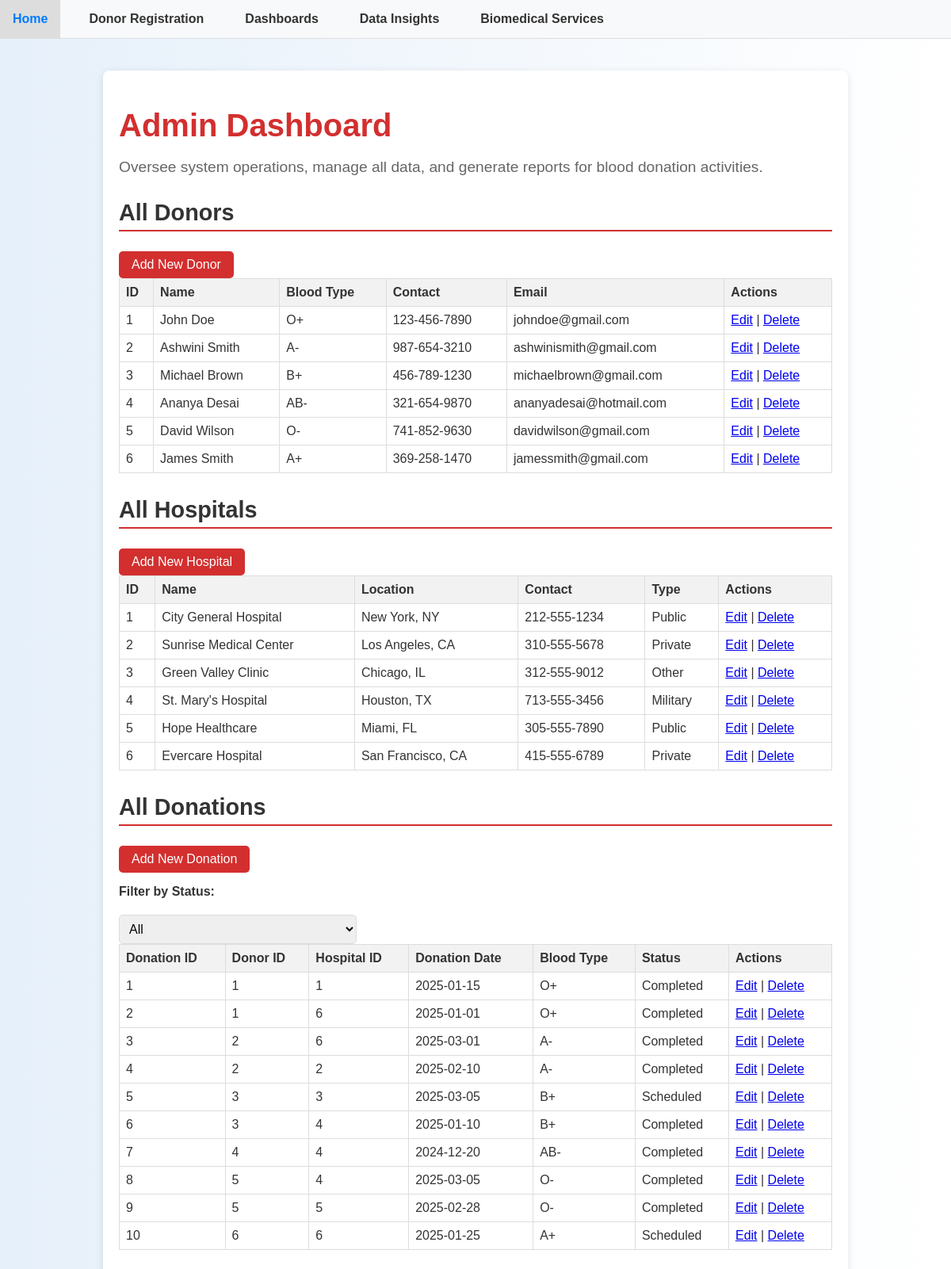
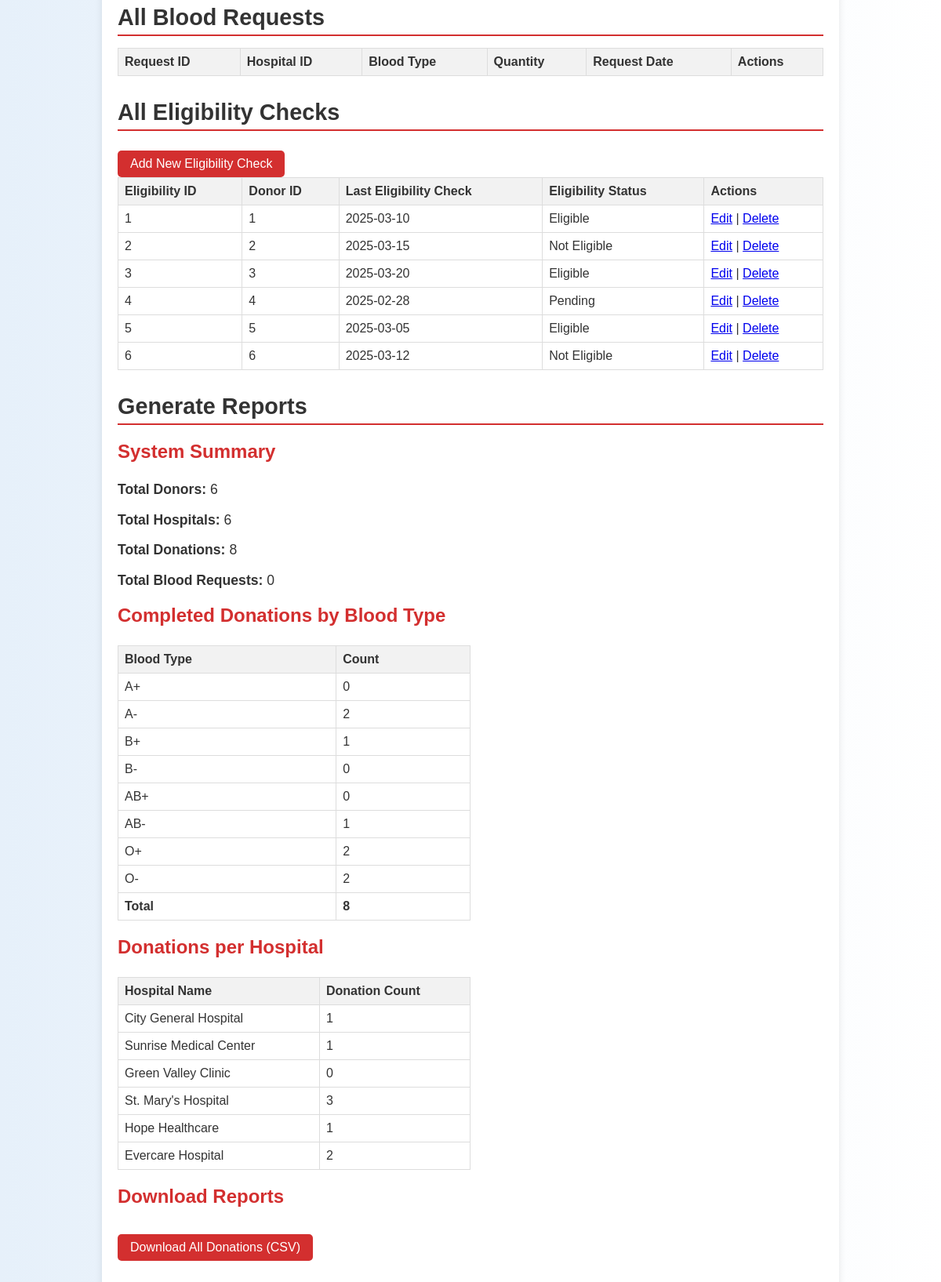
/admin, run on an earlier commit of the app's database (2 pictures, top to bottom).
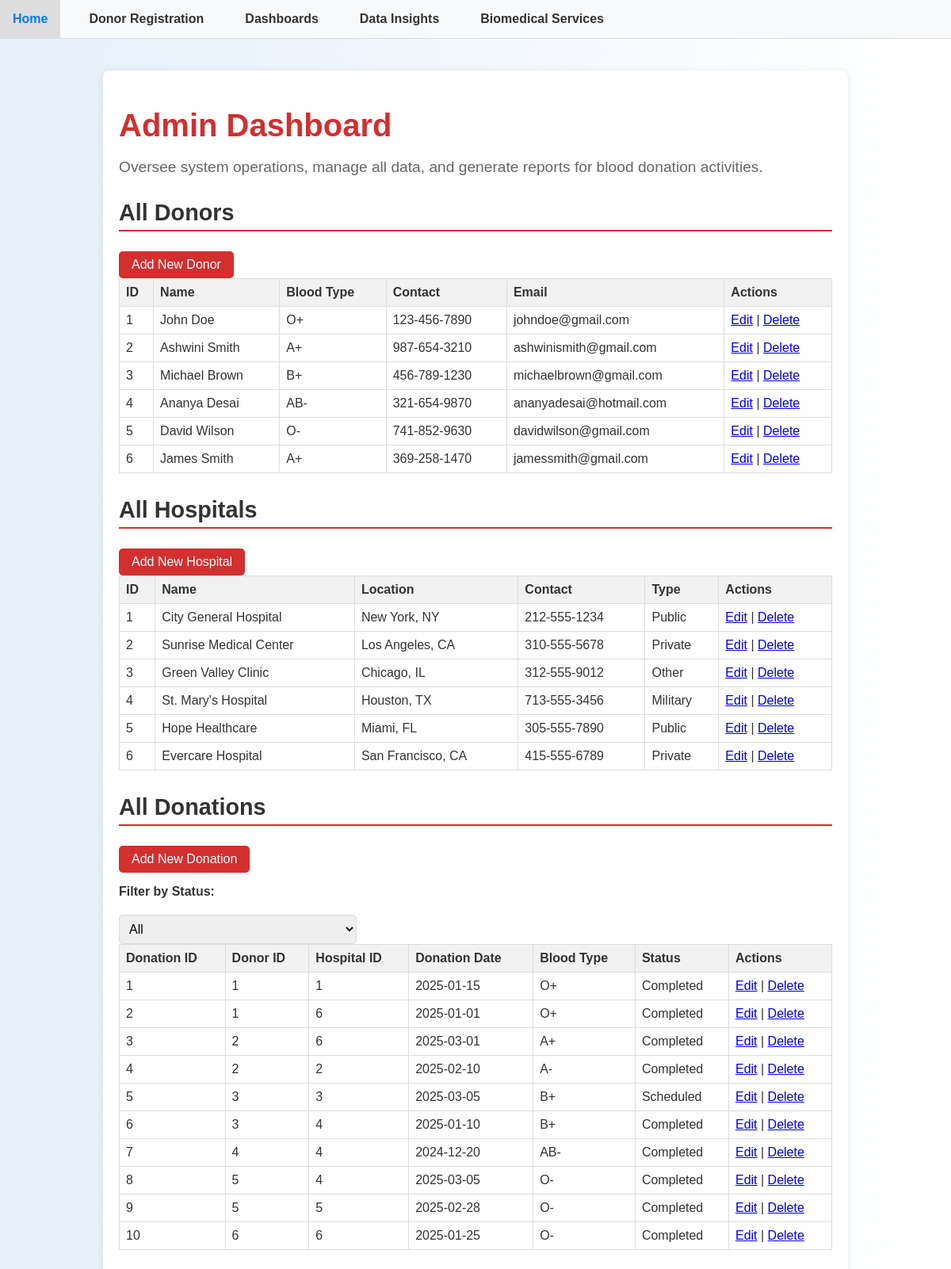
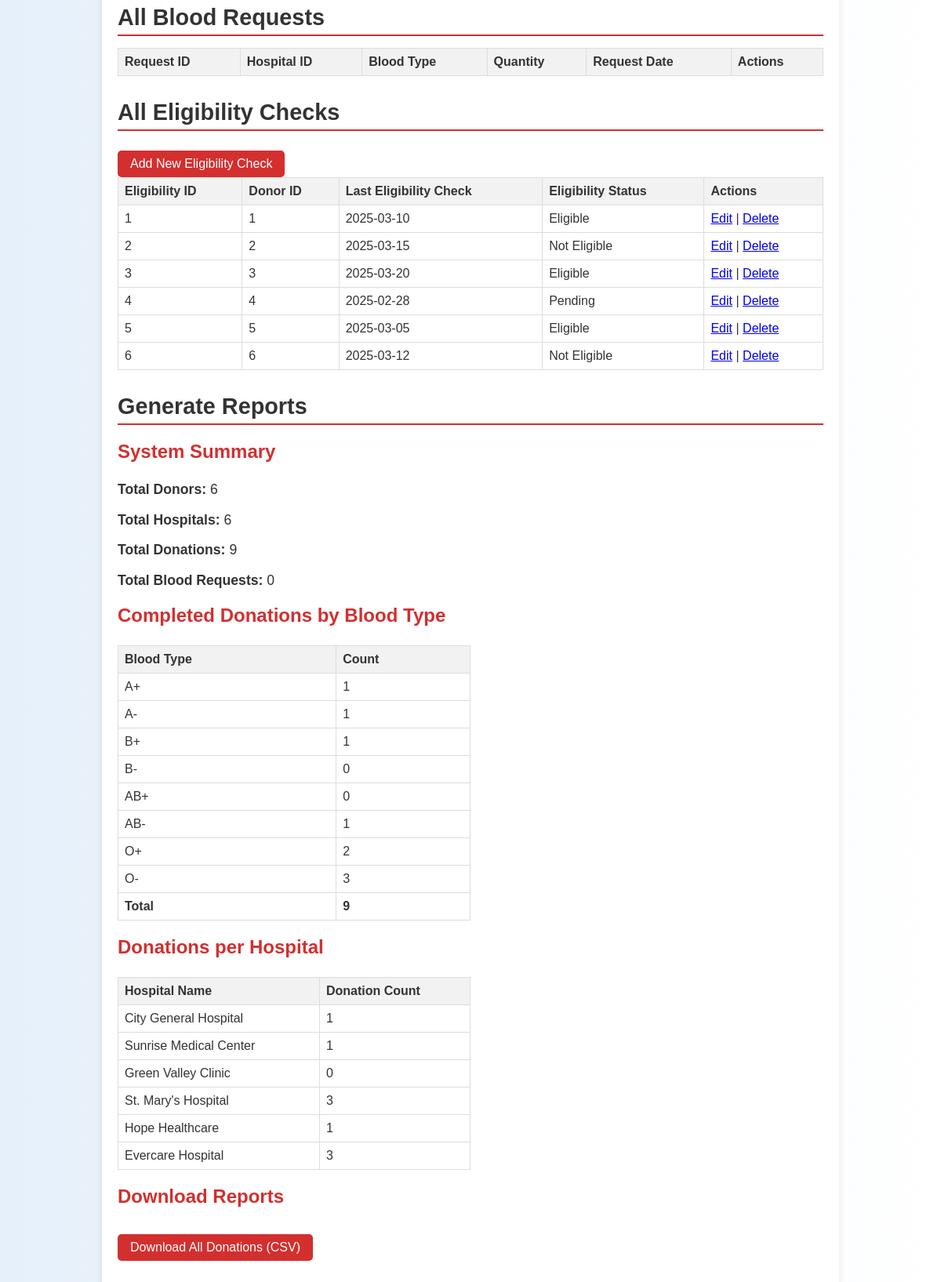
And on a later commit of the database (2 pictures, top to bottom).
### tables this page shows
CREATE TABLE Donors (
    DonorID INTEGER PRIMARY KEY AUTOINCREMENT,
    Name TEXT NOT NULL,
    DateOfBirth DATE NOT NULL,
    BloodType TEXT NOT NULL CHECK (BloodType IN ('A+', 'A-', 'B+', 'B-', 'AB+', 'AB-', 'O+', 'O-')),
    ContactInfo TEXT NOT NULL,
    Email TEXT UNIQUE NOT NULL,
    LastDonationDate DATE
);

CREATE TABLE Hospitals (
    HospitalID INTEGER PRIMARY KEY AUTOINCREMENT,
    Name TEXT NOT NULL,
    Location TEXT NOT NULL,
    ContactInfo TEXT NOT NULL,
    HospitalType TEXT NOT NULL CHECK (HospitalType IN ('Public', 'Private', 'Military', 'Other'))
);

CREATE TABLE Donations (
    DonationID INTEGER PRIMARY KEY AUTOINCREMENT,
    DonorID INTEGER NOT NULL,
    HospitalID INTEGER NOT NULL,
    DonationDate DATE NOT NULL,
    BloodType TEXT NOT NULL,
    Status TEXT NOT NULL CHECK (Status IN ('Completed', 'Scheduled')),
    FOREIGN KEY (DonorID) REFERENCES Donors(DonorID) ON DELETE CASCADE,
    FOREIGN KEY (HospitalID) REFERENCES Hospitals(HospitalID) ON DELETE CASCADE
);

CREATE TABLE DonationEligibility (
    EligibilityID INTEGER PRIMARY KEY AUTOINCREMENT,
    DonorID INTEGER NOT NULL,
    LastEligibilityCheck DATE NOT NULL,
    EligibilityStatus TEXT NOT NULL CHECK (EligibilityStatus IN ('Eligible', 'Not Eligible', 'Pending')),
    FOREIGN KEY (DonorID) REFERENCES Donors(DonorID) ON DELETE CASCADE
);

### app.py (the view)
@app.route('/admin')
def admin_dashboard():
    conn = get_db()
    donors = conn.execute('SELECT * FROM Donors').fetchall()
    hospitals = conn.execute('SELECT * FROM Hospitals').fetchall()
    blood_requests = conn.execute('SELECT * FROM BloodRequests').fetchall()
    donation_eligibility = conn.execute('SELECT * FROM DonationEligibility').fetchall()
    status_filter = request.args.get('status_filter', 'all')
    if status_filter == 'all':
        donations = conn.execute('SELECT * FROM Donations').fetchall()
    else:
        donations = conn.execute('SELECT * FROM Donations WHERE Status = ?', (status_filter,)).fetchall()
    summary = {
        'total_donors': len(donors),
        'total_hospitals': len(hospitals),
        'total_donations': conn.execute("SELECT COUNT(*) FROM Donations WHERE Status = 'Completed'").fetchone()[0],
        'total_blood_requests': len(blood_requests)
    }
    donors_by_blood_type = conn.execute('''
            SELECT Donations.BloodType, COUNT(Donations.DonationID) as Count
            FROM Donations
            WHERE Donations.Status = 'Completed'
            GROUP BY Donations.BloodType
        ''').fetchall()
    donors_by_blood_type = defaultdict(int, [(row['BloodType'], row['Count']) for row in donors_by_blood_type])
    donations_per_hospital = conn.execute('''
            SELECT Hospitals.Name, COUNT(Donations.DonationID) as DonationCount
            FROM Hospitals
            LEFT JOIN Donations ON Hospitals.HospitalID = Donations.HospitalID AND Donations.Status = 'Completed'
            GROUP BY Hospitals.HospitalID, Hospitals.Name
        ''').fetchall()
    return render_template('admin_dashboard.html', donors=donors, hospitals=hospitals,
                           donations=donations, blood_requests=blood_requests,
                           donation_eligibility=donation_eligibility,
                           summary=summary, donors_by_blood_type=donors_by_blood_type,
                           donations_per_hospital=donations_per_hospital, status_filter=status_filter)

### app.py (called while the page is built)
def get_db():
    conn = sqlite3.connect('database.db')
    conn.row_factory = sqlite3.Row
    return conn

### templates/admin_dashboard.html (shortened to what this page needs)
{% extends "layout.html" %}
{% block content %}
<div class="container">
    <h1>Admin Dashboard</h1>
    <p class="subtitle">Oversee system operations, manage all data, and generate reports for blood donation activities.</p>
    <section class="all-donors">
        <h2>All Donors</h2>
        <a href="{{ url_for('add_donor') }}" class="btn">Add New Donor</a>
        <table>
            <tr>
                <th>ID</th>
                <th>Name</th>
                <th>Blood Type</th>
                <th>Contact</th>
                <th>Email</th>
                <th>Actions</th>
            </tr>
            {% for donor in donors %}
            <tr>
                <td>{{ donor['DonorID'] }}</td>
                <td>{{ donor['Name'] }}</td>
                <td>{{ donor['BloodType'] }}</td>
                <td>{{ donor['ContactInfo'] }}</td>
                <td>{{ donor['Email'] }}</td>
                <td>
                    <a href="{{ url_for('edit_donor', id=donor['DonorID']) }}">Edit</a> |
                    <a href="{{ url_for('delete_donor', id=donor['DonorID']) }}"
                       onclick="return confirm('Do you confirm the deletion of this donor entry? This action cannot be undone.')">Delete</a>
                </td>
            </tr>
            {% endfor %}
        </table>
    </section>
    <section class="all-hospitals">
        <h2>All Hospitals</h2>
        <a href="{{ url_for('add_hospital') }}" class="btn">Add New Hospital</a>
        <table>
            <tr>
                <th>ID</th>
                <th>Name</th>
                <th>Location</th>
                <th>Contact</th>
                <th>Type</th>
                <th>Actions</th>
            </tr>
            {% for hospital in hospitals %}
            <tr>
                <td>{{ hospital['HospitalID'] }}</td>
                <td>{{ hospital['Name'] }}</td>
                <td>{{ hospital['Location'] }}</td>
                <td>{{ hospital['ContactInfo'] }}</td>
                <td>{{ hospital['HospitalType'] }}</td>
                <td>
                    <a href="{{ url_for('edit_hospital', id=hospital['HospitalID']) }}">Edit</a> |
                    <a href="{{ url_for('delete_hospital', id=hospital['HospitalID']) }}"
                       onclick="return confirm('Do you confirm the deletion of this hospital entry? This action cannot be undone.')">Delete</a>
                </td>
            </tr>
            {% endfor %}
        </table>
    </section>
    <section class="all-donations">
        <h2>All Donations</h2>
        <a href="{{ url_for('add_donation') }}" class="btn">Add New Donation</a>
        <form method="GET" action="{{ url_for('admin_dashboard') }}">
            <label for="status_filter">Filter by Status:</label>
            <select name="status_filter" id="status_filter" onchange="this.form.submit()">
                <option value="all" {% if status_filter == 'all' %}selected{% endif %}>All</option>
            </select>
        </form>
        <table>
            <tr>
                <th>Donation ID</th>
                <th>Donor ID</th>
                <th>Hospital ID</th>
                <th>Donation Date</th>
                <th>Blood Type</th>
                <th>Status</th>
                <th>Actions</th>
            </tr>
            {% for donation in donations %}
            <tr>
                <td>{{ donation['DonationID'] }}</td>
                <td>{{ donation['DonorID'] }}</td>
                <td>{{ donation['HospitalID'] }}</td>
                <td>{{ donation['DonationDate'] }}</td>
                <td>{{ donation['BloodType'] }}</td>
                <td>{{ donation['Status'] }}</td>
                <td>
                    <a href="{{ url_for('edit_donation', id=donation['DonationID']) }}">Edit</a> |
                    <a href="{{ url_for('delete_donation', id=donation['DonationID']) }}"
                       onclick="return confirm('Do you confirm the deletion of this donation entry? This action cannot be undone.')">Delete</a>
                </td>
            </tr>
            {% endfor %}
        </table>
    </section>
    <section class="all-blood-requests">
        <h2>All Blood Requests</h2>
        <table>
            <tr>
                <th>Request ID</th>
                <th>Hospital ID</th>
                <th>Blood Type</th>
                <th>Quantity</th>
                <th>Request Date</th>
                <th>Actions</th>
            </tr>
        </table>
    </section>
    <section class="all-eligibility">
        <h2>All Eligibility Checks</h2>
        <a href="{{ url_for('add_eligibility') }}" class="btn">Add New Eligibility Check</a>
        <table>
            <tr>
                <th>Eligibility ID</th>
                <th>Donor ID</th>
                <th>Last Eligibility Check</th>
                <th>Eligibility Status</th>
                <th>Actions</th>
            </tr>
            {% for eligibility in donation_eligibility %}
            <tr>
                <td>{{ eligibility['EligibilityID'] }}</td>
                <td>{{ eligibility['DonorID'] }}</td>
                <td>{{ eligibility['LastEligibilityCheck'] }}</td>
                <td>{{ eligibility['EligibilityStatus'] }}</td>
                <td>
                    <a href="{{ url_for('edit_eligibility', id=eligibility['EligibilityID']) }}">Edit</a> |
                    <a href="{{ url_for('delete_eligibility', id=eligibility['EligibilityID']) }}"
                       onclick="return confirm('Are you sure you want to delete?')">Delete</a>
                </td>
            </tr>
            {% endfor %}
        </table>
    </section>
    <section class="reports">
        <h2>Generate Reports</h2>
        <h3>System Summary</h3>
        <p><strong>Total Donors:</strong> {{ summary.total_donors }}</p>
        <p><strong>Total Hospitals:</strong> {{ summary.total_hospitals }}</p>
        <p><strong>Total Donations:</strong> {{ summary.total_donations }}</p>
        <p><strong>Total Blood Requests:</strong> {{ summary.total_blood_requests }}</p>
        <h3>Completed Donations by Blood Type</h3>
        <table>
            <tr>
                <th>Blood Type</th>
                <th>Count</th>
            </tr>
            {% for blood_type in ['A+', 'A-', 'B+', 'B-', 'AB+', 'AB-', 'O+', 'O-'] %}
            <tr>
                <td>{{ blood_type }}</td>
                <td>{{ donors_by_blood_type[blood_type] }}</td>
            </tr>
            {% endfor %}
            <tr>
                <td><strong>Total</strong></td>
                <td><strong>{{ donors_by_blood_type.values() | sum }}</strong></td>
            </tr>
        </table>
        <h3>Donations per Hospital</h3>
        <table>
            <tr>
                <th>Hospital Name</th>
                <th>Donation Count</th>
            </tr>
            {% for hospital, count in donations_per_hospital %}
            <tr>
                <td>{{ hospital }}</td>
                <td>{{ count }}</td>
            </tr>
            {% endfor %}
        </table>
        <h3>Download Reports</h3>
        <a href="{{ url_for('download_donations_report') }}" class="btn">Download All Donations (CSV)</a>
    </section>
</div>
{% endblock %}

### templates/layout.html (shortened to what this page needs)
<!DOCTYPE html>
<html lang="en">
<head>
    <link rel="stylesheet" href="{{ url_for('static', filename='css/style.css') }}">
</head>
<body>
    <nav>
        <a href="{{ url_for('index') }}" {% if active_page == 'index' %}class="active"{% endif %}">Home</a>
        <a href="{{ url_for('donate_blood') }}" {% if active_page == 'donate_blood' %}class="active"{% endif %}">Donor Registration</a>
        <div class="dropdown">
            <a href="#" class="dropbtn">Dashboards</a>
        </div>
        <a href="{{ url_for('insights') }}" {% if active_page == 'insights' %}class="active"{% endif %}">Data Insights</a>
        <a href="{{ url_for('biomedical_services') }}" {% if active_page == 'biomedical_services' %}class="active"{% endif %}">Biomedical Services</a>
    </nav>
    {% block content %}
    {% endblock %}
</body>
</html>

### static/css/style.css (style rules this page uses)
body { font-family: 'Helvetica', Arial, sans-serif; margin: 0; padding: 0; background: linear-gradient(to right, #e6f0fa, #ffffff); color: #333; }
nav { background-color: #f5f5f5; padding: 10px 20px; display: flex; gap: 20px; }
nav a { text-decoration: none; color: black; font-weight: bold; padding: 5px 10px; transition: all 0.3s ease; }
.container { max-width: 900px; margin: 40px auto; padding: 20px; background-color: #ffffff; box-shadow: 0 2px 10px rgba(0, 0, 0, 0.1); border-radius: 8px; }
h1 { font-size: 2.5em; color: #d32f2f; margin-bottom: 10px; }
.subtitle { font-size: 1.2em; color: #666; margin-bottom: 30px; }
h2 { font-size: 1.8em; color: #333; margin-top: 30px; margin-bottom: 15px; border-bottom: 2px solid #d32f2f; padding-bottom: 5px; }
form label { display: block; margin: 15px 0; font-weight: bold; }
form input[type="text"], form input[type="email"], form input[type="date"], form select { width: 100%; max-width: 300px; padding: 8px; margin-top: 5px; border: 1px solid #ddd; border-radius: 5px; font-size: 1em; }
.btn { display: inline-block; margin-top: 10px; padding: 8px 16px; background-color: #d32f2f; color: #ffffff; text-decoration: none; border-radius: 5px; transition: background-color 0.3s ease; }
table { border-collapse: collapse; width: 100%; }
th, td { border: 1px solid #ddd; padding: 8px; text-align: left; }
th { background-color: #f2f2f2; }
.all-donors, .all-hospitals, .all-donations, .all-blood-requests, .reports { margin-bottom: 30px; }
.reports h3 { font-size: 1.5em; color: #d32f2f; margin-top: 20px; }
.reports p { font-size: 1.1em; color: #333; }
.reports table { margin-top: 10px; width: 50%; }
.dropdown { position: relative; display: inline-block; }
nav { background-color: #f8f9fa; border-bottom: 1px solid #ddd; display: flex; align-items: center; justify-content: flex-start; margin: 0; padding: 0; box-sizing: border-box; }
nav a, nav .dropdown .dropbtn { display: flex; align-items: center; justify-content: center; color: #333; text-align: center; padding: 14px 16px; text-decoration: none; line-height: 1; height: 48px; box-sizing: border-box; vertical-align: middle; }
nav .dropdown { position: relative; display: flex; align-items: center; height: 48px; }

What changed in the data, as far as the page shows it:
changed Donors "Ashwini Smith": BloodType "A-" → "A+"
computed for Hospitals "Evercare Hospital": count "2" → "3"
changed Donations id 3: BloodType "A-" → "A+"
changed Donations id 10: BloodType "A+" → "O-"; Status "Scheduled" → "Completed"
Also different on the page:
{{ summary.total_donations }}: "8" → "9"
{{ donors_by_blood_type.values() | sum }}: "8" → "9"
new list line: "A+ 1"
new list line: "A- 1"
new list line: "O- 3"
list line gone: "A+ 0"
list line gone: "A- 2"
list line gone: "O- 2"
